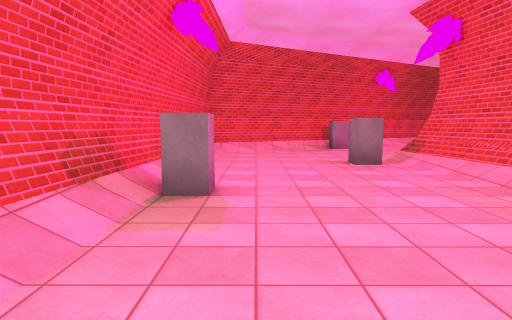
view 1 (above)

16 first-person views from a walk through a 3-D level made in the Unity game engine. The camera is 1.5 m above the floor, tilts 6° down and sees 75° across. The floor is counted in squares, 2 m on a side. Each view is taken from the middle of a square. On the plan, view 1 faces up. The plan holds only what a view shows up to about 11 squares ahead; the rest is blank. The player is left out. Surface patterns are stand-ins for the level's own textures.

view 2
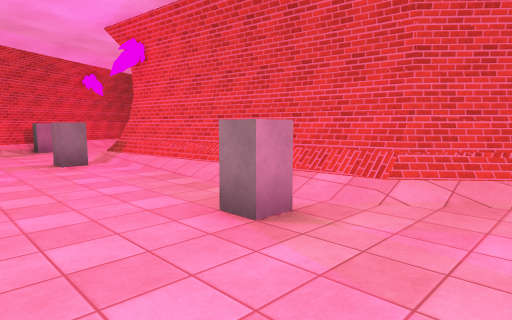

view 3
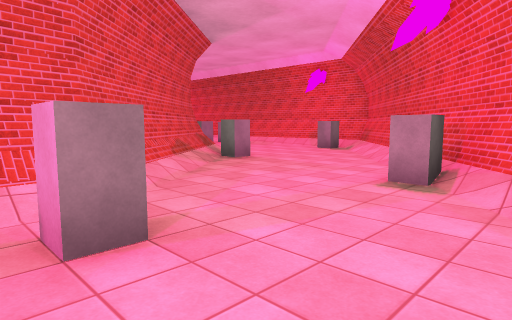

view 4
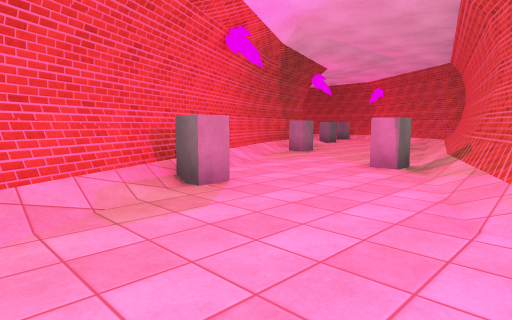

view 5
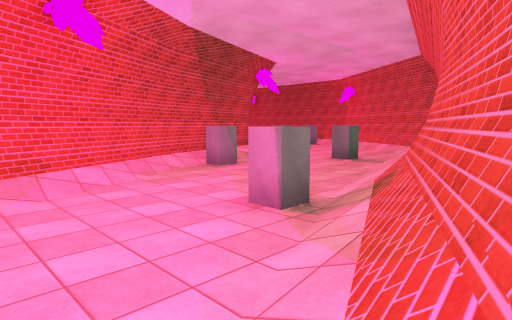

view 6
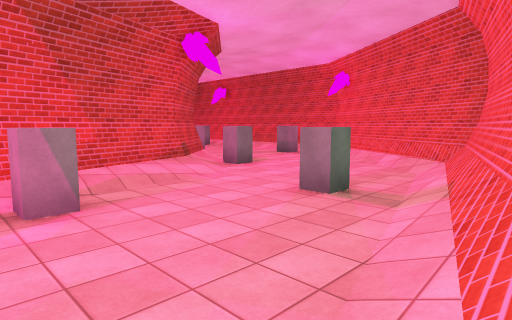

view 7
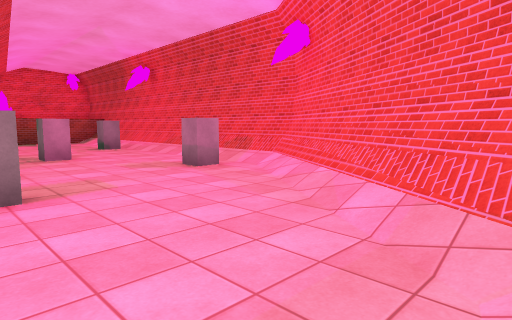

view 8
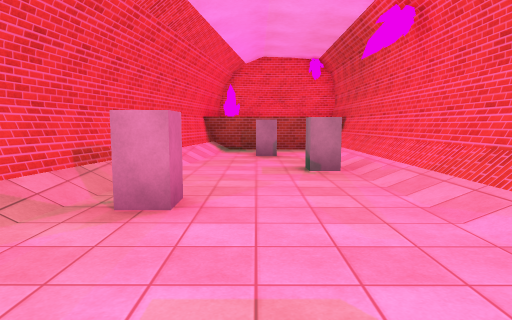

view 9
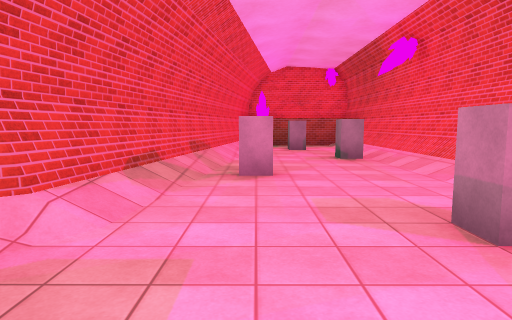

view 10
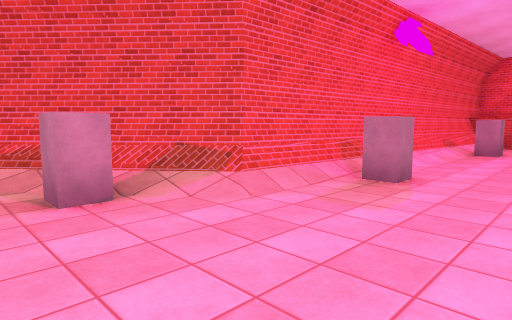

view 11
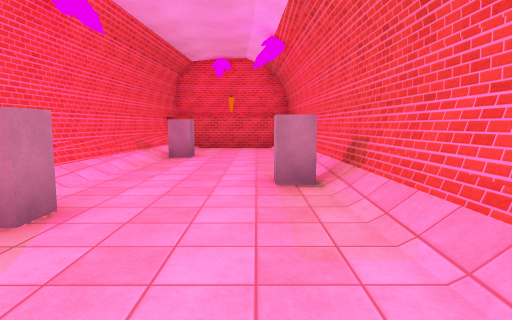

view 12
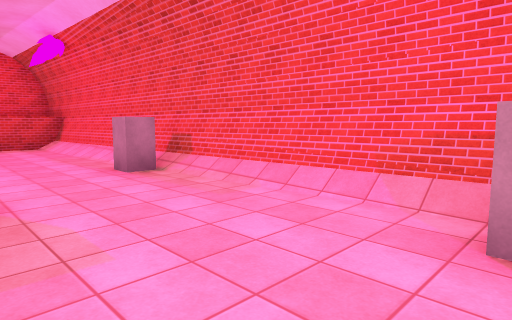

view 13
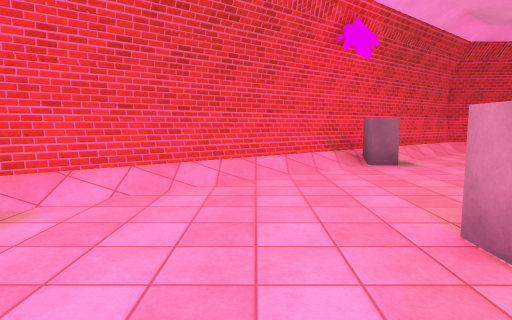

view 14
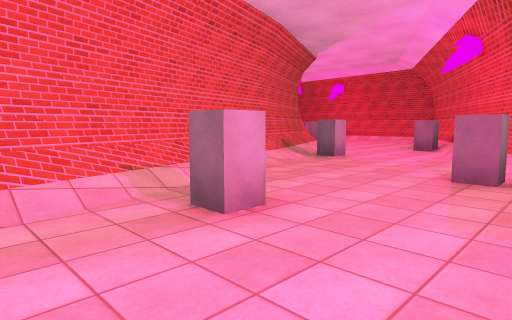

view 15
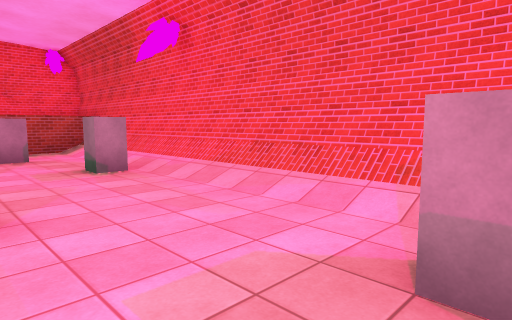

view 16
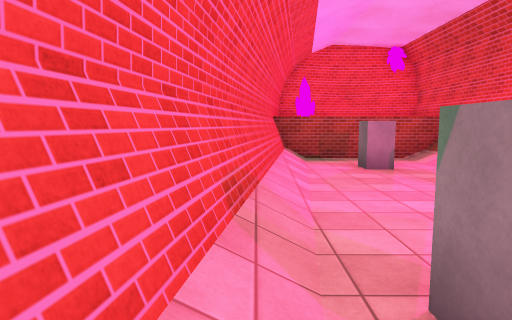

### Floor plan
Key: @ floor where view 1 was taken; # wall or solid block; . main floor; : floor 0.25 m higher than the main floor; / step, stairs or slope; ^ raised ledge.
Columns run from 2 left of view 1 to 18 right of it. Each row starts with its distance up from view 1.
 28                    ^^
 27                #^##^^
 26                #:../#
 25                #/../#
 24                #/#./#
 23                #.../#
 22                #..#/#
 21               ##.../#
 20               #/.../#
 19               #/#../#
 18               #/.../#
 17               #/.../#
 16             ###...#/#
 15           ###/#.../##
 14        ####///....##
 13       ##//#....../#
 12     ###/.....#../##
 11   ####........///#
 10  ##........///####
  9  /......///####
  8  /....//####
  7 #/.../###
  6 #/..#/#
  5 #/.../#
  4 ##.../#
  3 #/.../#
  2 #/.../#
  1 #/..#.##
  0 #/@.../##
 -1 ##/..../#
 -2  ##/....##
 -3   ###....##
 -4    ##...#.###########
 -5     #/......#....#//#
 -6     ##/.............#
 -7      ##/............#
 -8       ###///////#####
 -9         #########

Where each view was taken, in squares from view 1:
view 1: 0 up, 0 right, facing up
view 2: 1 down, 0 right, facing up-right
view 3: 2 up, 0 right, facing down-right
view 4: 7 up, 0 right, facing up-right
view 5: 7 up, 3 right, facing up-right
view 6: 9 up, 7 right, facing up-right
view 7: 11 up, 12 right, facing up-right
view 8: 16 up, 15 right, facing up
view 9: 14 up, 14 right, facing up
view 10: 7 down, 5 right, facing up-right
view 11: 7 down, 7 right, facing right
view 12: 5 down, 6 right, facing down-right
view 13: 5 down, 8 right, facing left
view 14: 14 up, 13 right, facing down-left
view 15: 16 up, 14 right, facing up-right
view 16: 18 up, 13 right, facing up
